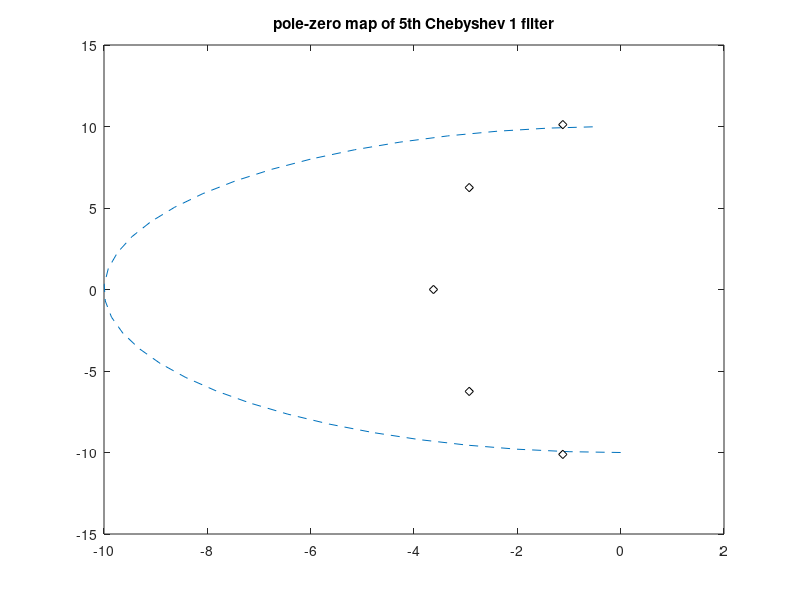

Reproduce this figure in MATLAB.
% Pole-zero map of Chebyshev 1 filter
wc=10; % desired cut-off frequency
N=5; % order of the filter
R=0.5; %decibels of ripple in the pass band
[num,den]=cheby1(N,R,wc,'s'); %analog Chebyshev 1 filter 
G=tf(num,den); %transfer function
P=pole(G); %find the poles of G
alfa=-(pi/2):-0.1:-(3*pi/2); %set of angle values
plot(wc*cos(alfa),wc*sin(alfa),'--'); %plots half a circunference
hold on;
plot(P,'dk'); %pole map
title('pole-zero map of 5th Chebyshev 1 filter');
